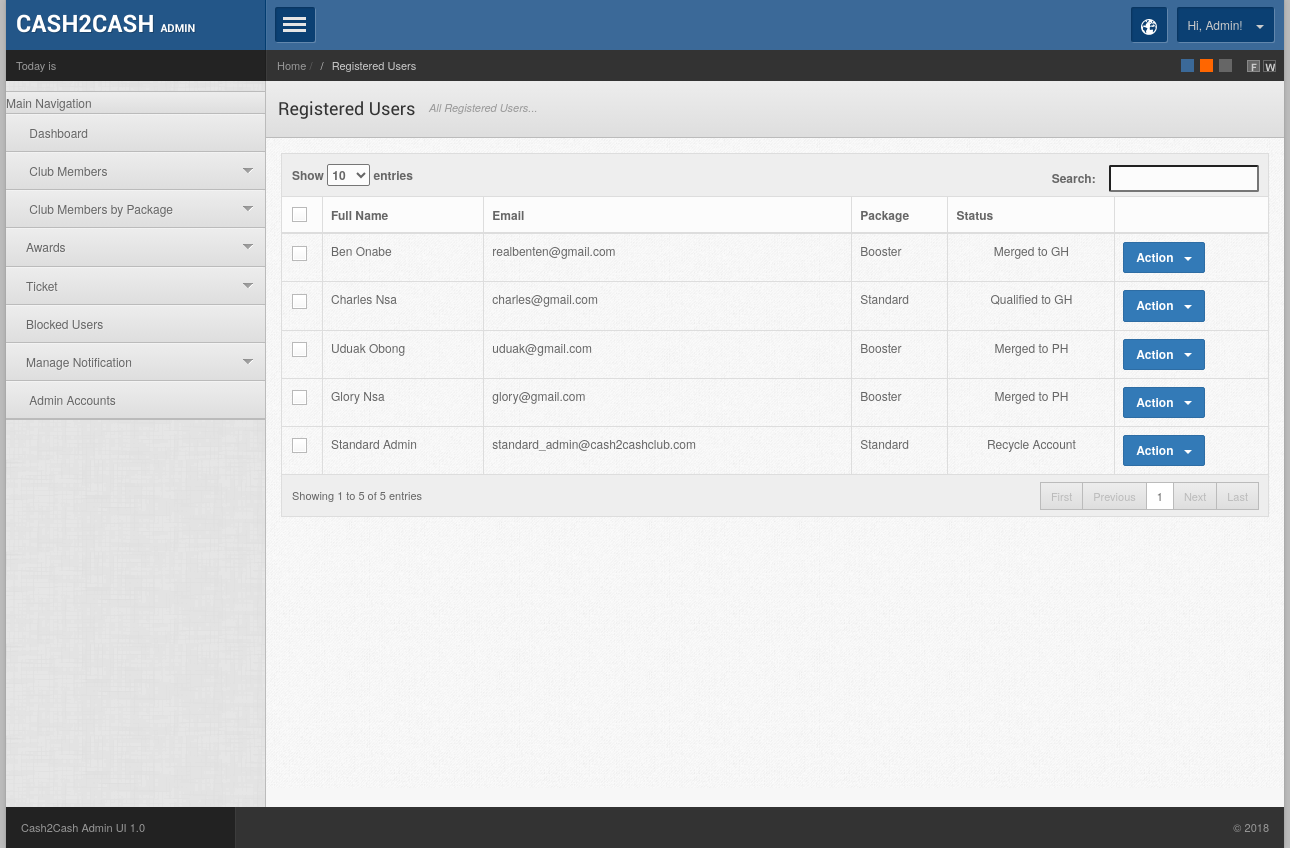
Page /index.php/admin/users on the committed database.
### tables this page shows
CREATE TABLE IF NOT EXISTS `users` (
  `user_id` int(11) NOT NULL AUTO_INCREMENT,
  `first_name` varchar(255) NOT NULL,
  `last_name` varchar(255) NOT NULL,
  `location` varchar(255) NOT NULL,
  `email` varchar(255) NOT NULL,
  `passport` varchar(255) DEFAULT 'profile_img.png',
  `clearpass` varchar(255) NOT NULL,
  `password` varchar(255) NOT NULL,
  `phone_number` varchar(255) NOT NULL,
  `bank_name` varchar(255) NOT NULL,
  `account_name` varchar(255) NOT NULL,
  `account_number` varchar(255) NOT NULL,
  `package` varchar(255) NOT NULL,
  `referral` varchar(255) NOT NULL,
  `referral_complied` int(11) NOT NULL,
  `myref` varchar(255) NOT NULL,
  `datetime` timestamp NOT NULL DEFAULT CURRENT_TIMESTAMP ON UPDATE CURRENT_TIMESTAMP,
  `status` int(11) NOT NULL,
  `current_merge_id` int(11) NOT NULL DEFAULT '0',
  `next_merge` varchar(25) DEFAULT NULL,
  `account_blocked` int(11) NOT NULL DEFAULT '0',
  `user_cycles` int(11) NOT NULL DEFAULT '0',
  `recycle_time` varchar(25) DEFAULT 'unix_timestamp()',
  `isadmin` tinyint(4) NOT NULL DEFAULT '0',
  PRIMARY KEY (`user_id`)
);

### application/controllers/admin/Users.php (called while the page is built, shortened)
<?php
class Users extends CI_Controller {
	public function index(){
		$this->registered_users();
	}
	public function registered_users(){
		$data['page_title'] = ucfirst('Registered Users');
		$data['title_text'] = ucfirst('All Registered Users...');
		$data['packages'] = $this->Admin_cash2cash_model->getPackages();
		$data['registered_users'] = $this->Admin_cash2cash_model->getRegisteredUsersWithDownlines();
		$this->load->view('admin/header_view', $data);
		$this->load->view('admin/registered_users_view');
		$this->load->view('admin/footer_view');
	}
}

### index.php (called while the page is built, shortened)
<?php
require_once BASEPATH.'core/CodeIgniter.php';

### application/models/Admin_cash2cash_model.php (called while the page is built, shortened)
<?php
class Admin_cash2cash_model extends CI_Model{
	function getPackages(){
		$this->db->from('packages');
		$query = $this->db->get();
		return $query->result_array();
	}
	function getRegisteredUsersWithDownlines(){
		$this->db->select('*, (SELECT COUNT(referral) FROM users as c WHERE c.referral=u.email) as downlines');
		$this->db->group_by('u.user_id');
		$this->db->order_by('u.user_id','ASC');
		$this->db->from('users as u');
		$query = $this->db->get();
		return $query->result_array();
	}
}

### application/views/admin/header_view.php (the view, shortened to what this page needs)
<!DOCTYPE html>
<head>
<link rel="stylesheet" href="<?php echo base_url();?>assets/admin/css/style.default.css" type="text/css" />
<link rel="stylesheet" href="<?php echo base_url();?>assets/admin/prettify/prettify.css" type="text/css" />
</head>
<body>
<div class="mainwrapper">
    <div class="leftpanel">
        <div class="logopanel">
        	<h1><a href="#">Cash2Cash <span>Admin</span></a></h1>
        </div>
        <div class="datewidget">Today is</div>
       <div class="leftmenu">
            <ul class="nav nav-tabs nav-stacked">
            	<li class="nav-header">Main Navigation</li>
                <li><a href="<?=base_url()?>admin/cash2cash"><span class="icon-align-justify"></span> Dashboard</a></li>
                <li class="dropdown"><a href="#"><span class="icon-th-list"></span> Club Members</a>
                </li>
                <li class="dropdown"><a href="#"><span class="icon-align-justify"></span> Club Members by Package</a>
                </li>
				<li class="dropdown"><a href="#"><span class="icon-align-justify"></span>Awards</a>
                </li>
                <li class="dropdown"><a href="#"><span class="icon-align-justify"></span>Ticket</a>
                </li>
                <li><a href="<?=base_url()?>admin/users/blocked_users"><span class="icon-align-justify"></span>Blocked Users</a></li>
                <li class="dropdown"><a href="#"><span class="icon-th-list"></span>Manage Notification</a>
				</li>
				<li><a href="<?=base_url()?>admin/adminaccounts"><span class="icon-align-justify"></span> Admin Accounts</a></li>
            </ul>
        </div>
    </div>
    <div class="rightpanel">
    	<div class="headerpanel">
        	<a href="#" class="showmenu"></a>
            <div class="headerright">
            	<div class="dropdown notification">
                    <a class="dropdown-toggle" data-toggle="dropdown" data-target="#" href="http://themepixels.com/page.html">
                    	<span class="iconsweets-globe iconsweets-white"></span>
                    </a>
                </div>
    			<div class="dropdown userinfo">
                    <a class="dropdown-toggle" data-toggle="dropdown" data-target="#" href="http://themepixels.com/page.html">Hi, Admin! <b class="caret"></b></a>
                </div>
            </div>
    	</div>
        <div class="breadcrumbwidget">
        	<ul class="skins">
                <li><a href="default" class="skin-color default"></a></li>
                <li><a href="orange" class="skin-color orange"></a></li>
                <li><a href="dark" class="skin-color dark"></a></li>
                <li>&nbsp;</li>
                <li class="fixed selected"><a href="#" class="skin-layout fixed"></a></li>
                <li class="wide"><a href="#" class="skin-layout wide"></a></li>
            </ul>
        	<ul class="breadcrumb">
                <li><a href="dashboard.html">Home</a> <span class="divider">/</span></li>
                <li class="active"><?=$page_title?></li>
            </ul>
        </div>
		<div class="pagetitle">
        	<h1><?=$page_title?></h1> <span><?=$title_text?></span>
        </div>

### application/views/admin/registered_users_view.php (shortened to what this page needs)
  <div class="maincontent">
  	<div class="contentinner">
      	<table class="table table-bordered" id="dyntable">
              <colgroup>
                  <col class="con0" style="align: center; width: 4%" />
                  <col class="con1" />
                  <col class="con0" />
                  <col class="con1" />
                  <col class="con0" />
                  <col class="con1" />
              </colgroup>
              <thead>
                  <tr>
                    	<th class="head0 nosort"><input type="checkbox" class="checkall" /></th>
                      <th class="head0">Full Name</th>
                      <th class="head1">Email</th>
                      <th class="head0">Package</th>
                      <th class="head1">Status</th>
                      <th class="head0"></th>
                  </tr>
              </thead>
              <tbody>
<?php
	$count = 1;
	foreach($registered_users as $user){
		$d = "<tr class='gradeX'>";
		$d .="<td class='aligncenter'><span class='center'><input type='checkbox' /></span></td>";
		$d .= "<td>".ucfirst($user['first_name'])." ".ucfirst($user['last_name'])."</td>";
		$d .= "<td>".strtolower($user['email'])."</td>";
		$d .= "<td>".ucfirst($user['package'])."</td>";
		$status = "";
		switch($user['status']){
			case 1 : $status = "Merged to PH	";break;
			case 3 : $status = "Qualified to GH";break;
			case 4 : $status = "Merged to GH";break;
			case 5 : $status = "Recycle Account";break;
		}
		$d .= "<td class='center'>";$d.=($user['account_blocked'] == 0)?$status:"Blocked";$d.="</td>";
		$d .= "<td>
			<div class='btn-group'>
				<button data-toggle='dropdown' class='btn btn-primary dropdown-toggle'>Action <span class='caret'></span></button>
				<ul class='dropdown-menu'>
				  <li><a href='#userDetailModel' data-toggle='modal' onclick='feedProfileDialog(".json_encode($user).")'>View Profile</a></li>
				  <li><a href='#blockUserAccount' data-toggle='modal' onclick='feedBlockDialog(".json_encode($user).")'>Block Account</a></li>
				  <li class='divider'></li>
				  <li><a href='' data-toggle='modal'>Merge History</a></li>
				  <li><a href='#makeAdminConfirmModal' data-toggle='modal' onclick='feedMakeAdminConfirmDialog(".json_encode($user).")'>Make Admin</a></li>
				  <li><a href='#ghConfirmModal' data-toggle='modal' onclick='feedGHConfirmDialog(".json_encode($user).")'>Qualify to GH</a></li>
				</ul>
                              </div>
		</td>";
		$d .= "</tr>";
		echo $d;$count++;
	}
?>
              </tbody>
          </table>
          <div class="divider15"></div>
      </div>
  </div>

### rows in the picture
users: first_name "Ben", last_name "Onabe", email "realbenten@gmail.com", package "Booster", d "Merged to GH"
users: first_name "Charles", last_name "Nsa", email "charles@gmail.com", package "Standard", d "Qualified to GH"
users: first_name "Uduak", last_name "Obong", email "uduak@gmail.com", package "Booster", d "Merged to PH"
users: first_name "Glory", last_name "Nsa", email "glory@gmail.com", package "Booster", d "Merged to PH"
users: first_name "Standard", last_name "Admin", email "standard_admin@cash2cashclub.com", package "Standard", d "Recycle Account"

### other values in the picture
$page_title "Registered Users"
$title_text "All Registered Users..."
